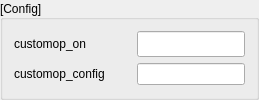
        <widget class="QGroupBox" name="ConfigGroupBox">
         <property name="minimumSize">
          <size>
           <width>0</width>
           <height>0</height>
          </size>
         </property>
         <property name="title">
          <string>[Config]</string>
         </property>
         <property name="alignment">
          <set>Qt::AlignmentFlag::AlignLeading|Qt::AlignmentFlag::AlignLeft|Qt::AlignmentFlag::AlignVCenter</set>
         </property>
         <layout class="QVBoxLayout" name="verticalLayout_15">
          <item>
           <layout class="QHBoxLayout" name="horizontalLayout_73">
            <item>
             <widget class="QLabel" name="label_config_customop_on">
              <property name="sizePolicy">
               <sizepolicy hsizetype="Preferred" vsizetype="Preferred">
                <horstretch>0</horstretch>
                <verstretch>0</verstretch>
               </sizepolicy>
              </property>
              <property name="minimumSize">
               <size>
                <width>117</width>
                <height>26</height>
               </size>
              </property>
              <property name="text">
               <string>customop_on</string>
              </property>
             </widget>
            </item>
            <item>
             <widget class="QLineEdit" name="ConfigCustomOpOnInput">
              <property name="minimumSize">
               <size>
                <width>0</width>
                <height>26</height>
               </size>
              </property>
             </widget>
            </item>
           </layout>
          </item>
          <item>
           <layout class="QHBoxLayout" name="horizontalLayout_74">
            <item>
             <widget class="QLabel" name="label_config_customop_config">
              <property name="sizePolicy">
               <sizepolicy hsizetype="Preferred" vsizetype="Fixed">
                <horstretch>0</horstretch>
                <verstretch>0</verstretch>
               </sizepolicy>
              </property>
              <property name="minimumSize">
               <size>
                <width>117</width>
                <height>0</height>
               </size>
              </property>
              <property name="text">
               <string>customop_config</string>
              </property>
             </widget>
            </item>
            <item>
             <widget class="QLineEdit" name="ConfigCustomopConfigInput"/>
            </item>
           </layout>
          </item>
         </layout>
        </widget>
